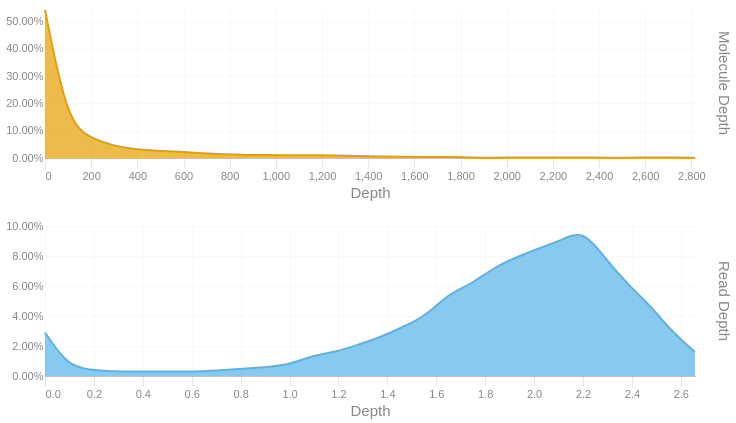

Notebook code for this chart:
### Code cell
readdep = depth_hist(tb['Read Depth'], q99, 3)
readdep = readdep.with_columns(pl.lit('Read Depth').alias('Metric'))
if not SKIPLR:
    moldep = depth_hist(tb['Molecule Depth'], mol_q99, 1)
    moldep = moldep.with_columns(pl.lit('Molecule Depth').alias('Metric'))
    _hist = pl.concat([readdep, moldep])
    _hist = _hist.filter(pl.col('Proportion') != 0)
    with SafeRender(_hist):
        (
            alt.Chart(_hist)        
            .mark_area(interpolate = "basis")
            .encode(
                x=alt.X('Bin:Q').scale(domainMin=0).axis(alt.Axis(title='Depth')),
                y = alt.Y('Proportion:Q', title = None).axis(format = '.2%'),
                color = alt.Color('Metric:N').legend(None),
                row = alt.Row("Metric:N").header(title = None, labelOrient = 'right'),
                tooltip = [
                    alt.Tooltip("Metric:N", title = "Metric"),
                    alt.Tooltip('Interval:N', title = "Depth Interval"),
                    alt.Tooltip('Proportion:Q', title = "% Alignments").format('.2%')
                ]
            )
            .resolve_scale(x='independent', y='independent')
            .properties(
                height = 150, width = 650,
                usermeta={'embedOptions': {'downloadFileName': f'{samplename}.depth.hist'}}
            )
        ).display()
else:
    readdep = readdep.filter(pl.col('Proportion') != 0)
    with SafeRender(readdep):
        (
            alt.Chart(readdep)        
            .mark_area(interpolate = "basis")
            .encode(
                x=alt.X('Bin:Q').scale(domainMin=0).axis(alt.Axis(title='Depth')),
                y = alt.Y('Proportion:Q', title = None).axis(format = '.2%'),
                tooltip = [
                    alt.Tooltip('Interval:N', title = "Depth Interval"),
                    alt.Tooltip('Proportion:Q', title = "% Alignments").format('.2%')
                ]
            )
            .properties(
                usermeta={'embedOptions': {'downloadFileName': f'{samplename}.depth.hist'}}
            )
        ).display()

### Figure 1 — Vega-Lite specification as saved in the notebook (floating-point values rounded to 4 significant figures)
{"width": 650, "height": 150, "config": {"title": {"anchor": "start", "dy": -15, "fontSize": 18, "color": "#888888", "subtitleColor": "#888888", "subtitleFontSize": 14}, "arc": {"fill": "#0072B2"}, "axis": {"domainColor": "#888888", "domainWidth": 0.5, "gridWidth": 0.2, "grid": false, "titleFontWeight": 400, "titleFontSize": 15, "labelFontSize": 11, "labelColor": "#888888", "tickColor": "#888888", "tickWidth": 0.2, "titleColor": "#888888"}, "axisBand": {"grid": false}, "axisX": {"grid": true, "tickSize": 10, "domainCap": "round"}, "axisY": {"domain": false, "grid": true, "tickSize": 0, "domainCap": "round"}, "background": "transparent", "header": {"labelFontSize": 15, "labelColor": "#888888", "titleFontSize": 15, "titleFontWeight": 600, "titleColor": "#888888"}, "legend": {"labelFont": "sans-serif", "labelFontSize": 12, "labelColor": "#888888", "symbolSize": 100, "symbolType": "circle", "titleFontSize": 12, "titlePadding": 10, "titleColor": "#888888", "title": null}, "range": {"category": ["#E69F00", "#56B4E9", "#009E73", "#F0E442", "#0072B2", "#D55E00", "#CC79A7", "#000000"], "diverging": ["#cfe8f3", "#a2d4ec", "#73bfe2", "#46abdb", "#1696d2", "#12719e"]}, "area": {"fill": "#0072B2", "fillOpacity": 0.7, "line": true, "strokeOpacity": 0.7}, "line": {"color": "#0072B2", "stroke": "#0072B2", "strokeWidth": 2}, "trail": {"color": "#0072B2", "stroke": "#0072B2", "strokeWidth": 0, "size": 1}, "point": {"filled": true, "fillOpacity": 1.0, "size": 95}, "text": {"color": "#888888", "fontSize": 11, "align": "right", "fontWeight": 400, "size": 11}, "bar": {"fill": "#0072B2", "stroke": null}, "view": {"stroke": null, "continuousWidth": 660, "continuousHeight": 400}}, "data": {"name": "data-a75dd0be7da8f533582980862cdf4217"}, "mark": {"type": "area", "interpolate": "basis"}, "encoding": {"color": {"field": "Metric", "legend": null, "type": "nominal"}, "row": {"field": "Metric", "header": {"title": null, "labelOrient": "right"}, "type": "nominal"}, "tooltip": [{"field": "Metric", "title": "Metric", "type": "nominal"}, {"field": "Interval", "title": "Depth Interval", "type": "nominal"}, {"field": "Proportion", "format": ".2%", "title": "% Alignments", "type": "quantitative"}], "x": {"axis": {"title": "Depth"}, "field": "Bin", "scale": {"domainMin": 0}, "type": "quantitative"}, "y": {"axis": {"format": ".2%"}, "field": "Proportion", "title": null, "type": "quantitative"}}, "resolve": {"scale": {"x": "independent", "y": "independent"}}, "usermeta": {"embedOptions": {"downloadFileName": "S5_StJohns_3466.depth.hist"}}, "$schema": "https://vega.github.io/schema/vega-lite/v6.1.0.json", "datasets": {"data-a75dd0be7da8f533582980862cdf4217": [{"Bin": 0.0, "Interval": "0.0-0.092", "Proportion": 0.029, "Metric": "Read Depth"}, {"Bin": 0.092, "Interval": "0.092-0.183", "Proportion": 0.007, "Metric": "Read Depth"}, {"Bin": 0.183, "Interval": "0.183-0.275", "Proportion": 0.004, "Metric": "Read Depth"}, {"Bin": 0.275, "Interval": "0.275-0.367", "Proportion": 0.003, "Metric": "Read Depth"}, {"Bin": 0.367, "Interval": "0.367-0.458", "Proportion": 0.003, "Metric": "Read Depth"}, {"Bin": 0.458, "Interval": "0.458-0.55", "Proportion": 0.003, "Metric": "Read Depth"}, {"Bin": 0.55, "Interval": "0.55-0.642", "Proportion": 0.003, "Metric": "Read Depth"}, {"Bin": 0.642, "Interval": "0.642-0.733", "Proportion": 0.003, "Metric": "Read Depth"}, {"Bin": 0.733, "Interval": "0.733-0.825", "Proportion": 0.004, "Metric": "Read Depth"}, {"Bin": 0.825, "Interval": "0.825-0.917", "Proportion": 0.005, "Metric": "Read Depth"}, {"Bin": 0.917, "Interval": "0.917-1.008", "Proportion": 0.006, "Metric": "Read Depth"}, {"Bin": 1.008, "Interval": "1.008-1.1", "Proportion": 0.008, "Metric": "Read Depth"}, {"Bin": 1.1, "Interval": "1.1-1.192", "Proportion": 0.014, "Metric": "Read Depth"}, {"Bin": 1.192, "Interval": "1.192-1.283", "Proportion": 0.016, "Metric": "Read Depth"}, {"Bin": 1.283, "Interval": "1.283-1.375", "Proportion": 0.021, "Metric": "Read Depth"}, {"Bin": 1.375, "Interval": "1.375-1.467", "Proportion": 0.026, "Metric": "Read Depth"}, {"Bin": 1.467, "Interval": "1.467-1.558", "Proportion": 0.033, "Metric": "Read Depth"}, {"Bin": 1.558, "Interval": "1.558-1.65", "Proportion": 0.04, "Metric": "Read Depth"}, {"Bin": 1.65, "Interval": "1.65-1.742", "Proportion": 0.055, "Metric": "Read Depth"}, {"Bin": 1.742, "Interval": "1.742-1.833", "Proportion": 0.061, "Metric": "Read Depth"}, {"Bin": 1.833, "Interval": "1.833-1.925", "Proportion": 0.072, "Metric": "Read Depth"}, {"Bin": 1.925, "Interval": "1.925-2.017", "Proportion": 0.079, "Metric": "Read Depth"}, {"Bin": 2.017, "Interval": "2.017-2.108", "Proportion": 0.085, "Metric": "Read Depth"}, {"Bin": 2.108, "Interval": "2.108-2.2", "Proportion": 0.09, "Metric": "Read Depth"}, {"Bin": 2.2, "Interval": "2.2-2.292", "Proportion": 0.098, "Metric": "Read Depth"}, {"Bin": 2.292, "Interval": "2.292-2.383", "Proportion": 0.078, "Metric": "Read Depth"}, {"Bin": 2.383, "Interval": "2.383-2.475", "Proportion": 0.061, "Metric": "Read Depth"}, {"Bin": 2.475, "Interval": "2.475-2.567", "Proportion": 0.047, "Metric": "Read Depth"}, {"Bin": 2.567, "Interval": "2.567-2.658", "Proportion": 0.029, "Metric": "Read Depth"}, {"Bin": 2.658, "Interval": "2.658-2.75", "Proportion": 0.016, "Metric": "Read Depth"}, {"Bin": 0.0, "Interval": "0.0-97.1", "Proportion": 0.543, "Metric": "Molecule Depth"}, {"Bin": 97.1, "Interval": "97.1-194.2", "Proportion": 0.132, "Metric": "Molecule Depth"}, {"Bin": 194.2, "Interval": "194.2-291.3", "Proportion": 0.074, "Metric": "Molecule Depth"}, {"Bin": 291.3, "Interval": "291.3-388.4", "Proportion": 0.046, "Metric": "Molecule Depth"}, {"Bin": 388.4, "Interval": "388.4-485.5", "Proportion": 0.031, "Metric": "Molecule Depth"}, {"Bin": 485.5, "Interval": "485.5-582.6", "Proportion": 0.027, "Metric": "Molecule Depth"}, {"Bin": 582.6, "Interval": "582.6-679.7", "Proportion": 0.023, "Metric": "Molecule Depth"}, {"Bin": 679.7, "Interval": "679.7-776.8", "Proportion": 0.017, "Metric": "Molecule Depth"}, {"Bin": 776.8, "Interval": "776.8-873.9", "Proportion": 0.013, "Metric": "Molecule Depth"}, {"Bin": 873.9, "Interval": "873.9-971.0", "Proportion": 0.011, "Metric": "Molecule Depth"}, {"Bin": 971.0, "Interval": "971.0-1068.0", "Proportion": 0.011, "Metric": "Molecule Depth"}, {"Bin": 1068.0, "Interval": "1068.0-1165.1", "Proportion": 0.01, "Metric": "Molecule Depth"}, {"Bin": 1165.0, "Interval": "1165.1-1262.2", "Proportion": 0.01, "Metric": "Molecule Depth"}, {"Bin": 1262.0, "Interval": "1262.2-1359.3", "Proportion": 0.009, "Metric": "Molecule Depth"}, {"Bin": 1359.0, "Interval": "1359.3-1456.4", "Proportion": 0.007, "Metric": "Molecule Depth"}, {"Bin": 1456.0, "Interval": "1456.4-1553.5", "Proportion": 0.005, "Metric": "Molecule Depth"}, {"Bin": 1554.0, "Interval": "1553.5-1650.6", "Proportion": 0.004, "Metric": "Molecule Depth"}, {"Bin": 1651.0, "Interval": "1650.6-1747.7", "Proportion": 0.004, "Metric": "Molecule Depth"}, {"Bin": 1748.0, "Interval": "1747.7-1844.8", "Proportion": 0.004, "Metric": "Molecule Depth"}, {"Bin": 1845.0, "Interval": "1844.8-1941.9", "Proportion": 0.002, "Metric": "Molecule Depth"}, {"Bin": 1942.0, "Interval": "1941.9-2039.0", "Proportion": 0.001, "Metric": "Molecule Depth"}, {"Bin": 2039.0, "Interval": "2039.0-2136.1", "Proportion": 0.002, "Metric": "Molecule Depth"}, {"Bin": 2136.0, "Interval": "2136.1-2233.2", "Proportion": 0.002, "Metric": "Molecule Depth"}, {"Bin": 2233.0, "Interval": "2233.2-2330.3", "Proportion": 0.002, "Metric": "Molecule Depth"}, {"Bin": 2330.0, "Interval": "2330.3-2427.4", "Proportion": 0.002, "Metric": "Molecule Depth"}, {"Bin": 2427.0, "Interval": "2427.4-2524.5", "Proportion": 0.001, "Metric": "Molecule Depth"}, {"Bin": 2524.0, "Interval": "2524.5-2621.6", "Proportion": 0.001, "Metric": "Molecule Depth"}, {"Bin": 2622.0, "Interval": "2621.6-2718.7", "Proportion": 0.002, "Metric": "Molecule Depth"}, {"Bin": 2719.0, "Interval": "2718.7-2815.8", "Proportion": 0.002, "Metric": "Molecule Depth"}, {"Bin": 2816.0, "Interval": "2815.8-2912.85", "Proportion": 0.001, "Metric": "Molecule Depth"}]}}
